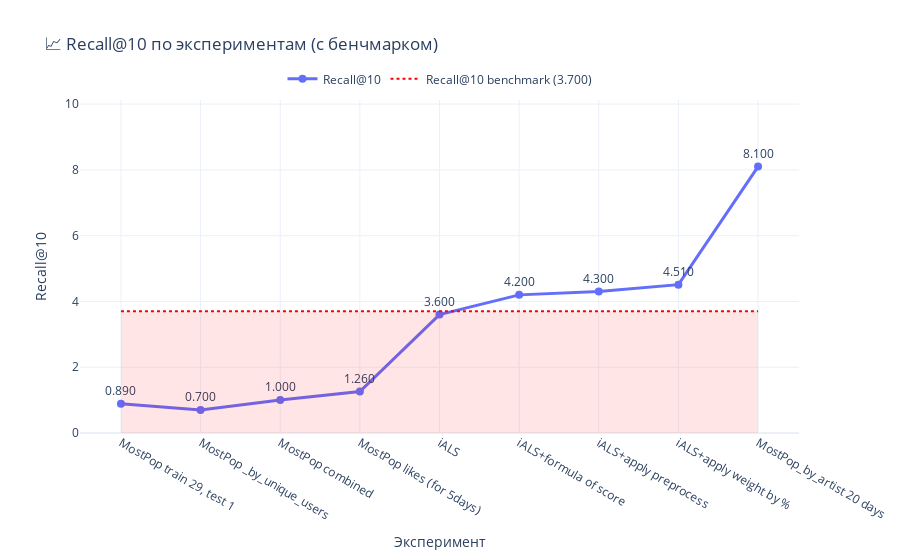
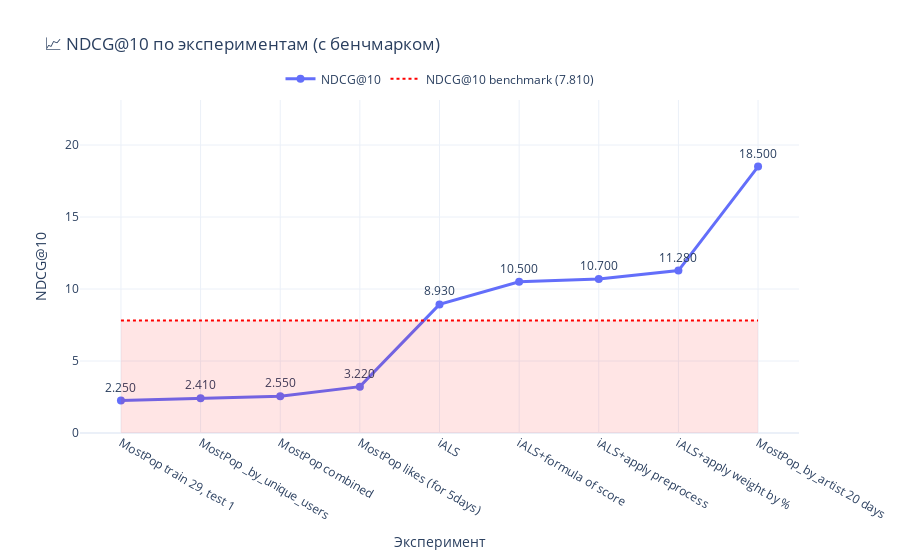

The notebook cell saved with these charts, in order:
### Code cell
import plotly.graph_objects as go

def plot_metric_with_benchmark(
    metric_name: str,
    metric_values: list[float],
    experiment_names: list[str],
    benchmark_value: float | None = None,
    dashed: bool = False,
    fill_color: str = "rgba(255, 0, 0, 0.1)"  # красный с прозрачностью
):
    """
    Рисует график метрики по экспериментам + горизонтальную линию-бенчмарк
    + подсветку (заливку) до линии бенчмарка.
    """

    if len(metric_values) != len(experiment_names):
        raise ValueError("Длины metric_values и experiment_names должны совпадать")

    fig = go.Figure()

    # === Основная линия метрики ===
    fig.add_trace(go.Scatter(
        x=experiment_names,
        y=metric_values,
        mode="lines+markers+text",
        name=metric_name,
        text=[f"{v:.3f}" for v in metric_values],
        textposition="top center",
        line=dict(width=3, dash="dash" if dashed else "solid"),
        marker=dict(size=8)
    ))

    # === Горизонтальная линия-бенчмарк ===
    if benchmark_value is not None:
        # Заливка до бенчмарка
        fig.add_trace(go.Scatter(
            x=[experiment_names[0], experiment_names[-1], experiment_names[-1], experiment_names[0]],
            y=[0, 0, benchmark_value, benchmark_value],
            fill="toself",
            fillcolor=fill_color,
            line=dict(color="rgba(255,0,0,0)"),  # без контура
            hoverinfo="skip",
            showlegend=False
        ))

        # Линия-бенчмарк
        fig.add_trace(go.Scatter(
            x=[experiment_names[0], experiment_names[-1]],
            y=[benchmark_value, benchmark_value],
            mode="lines",
            name=f"{metric_name} benchmark ({benchmark_value:.3f})",
            line=dict(width=2, dash="dot", color="red")
        ))

    # === Настройки осей и оформления ===
    y_max = max(metric_values + ([benchmark_value] if benchmark_value else [0])) * 1.25

    fig.update_layout(
        title=f"📈 {metric_name} по экспериментам (с бенчмарком)",
        xaxis_title="Эксперимент",
        yaxis_title=metric_name,
        yaxis=dict(range=[0, y_max]),
        template="plotly_white",
        hovermode="x unified",
        legend=dict(
            orientation="h",
            yanchor="bottom",
            y=1.02,
            xanchor="center",
            x=0.5
        )
    )

    return fig



experiments = [
    "MostPop train 29, test 1",
    "MostPop _by_unique_users",
    "MostPop combined",
        "MostPop likes (for 5days)", 
    "iALS",
    "iALS+formula of score",
    "iALS+apply preprocess",
    "iALS+apply weight by %",
    # "MostPop_by_artist",
    "MostPop_by_artist 20 days",

]

recall_scores = [0.89, 0.70, 1.00, 1.26, 3.6, 4.2, 4.3, 4.51, 8.1]
ndcg_scores   = [2.25, 2.41, 2.55,  3.22, 8.93, 10.5, 10.7, 11.28, 18.5]


# 1) график Recall@10
fig_recall = plot_metric_with_benchmark(
    "Recall@10", recall_scores, experiments,
    benchmark_value=3.7,    # максимум авторов по Recall
    dashed=False
)
fig_recall.show()

# 2) график NDCG@10
fig_ndcg = plot_metric_with_benchmark(
    "NDCG@10", ndcg_scores, experiments,
    benchmark_value=7.81,    # максимум авторов по NDCG
    dashed=False              # отличим стиль линий, если хочешь
)
fig_ndcg.show()

# После ужесточения условий точность просела - что логично. ПРи очиске лайков особо ничего не поменялось а так же при 
# На ранних этапах было принято решение увеличить время предсказания так как 1 день слишком жестко а 299 на трейне слишком много, много обобщения
# для ALS пришлось повысить длину вектора

### Figure 1 — Plotly figure (JSON) as saved in the notebook; plotly's stock layout.template omitted (floating-point values rounded to 4 significant figures)
{"data": [{"line": {"dash": "solid", "width": 3}, "marker": {"size": 8}, "mode": "lines+markers+text", "name": "Recall@10", "text": ["0.890", "0.700", "1.000", "1.260", "3.600", "4.200", "4.300", "4.510", "8.100"], "textposition": "top center", "type": "scatter", "x": ["MostPop train 29, test 1", "MostPop _by_unique_users", "MostPop combined", "MostPop likes (for 5days)", "iALS", "iALS+formula of score", "iALS+apply preprocess", "iALS+apply weight by %", "MostPop_by_artist 20 days"], "y": [0.89, 0.7, 1, 1.26, 3.6, 4.2, 4.3, 4.51, 8.1]}, {"fill": "toself", "fillcolor": "rgba(255, 0, 0, 0.1)", "hoverinfo": "skip", "line": {"color": "rgba(255,0,0,0)"}, "showlegend": false, "type": "scatter", "x": ["MostPop train 29, test 1", "MostPop_by_artist 20 days", "MostPop_by_artist 20 days", "MostPop train 29, test 1"], "y": [0, 0, 3.7, 3.7]}, {"line": {"color": "red", "dash": "dot", "width": 2}, "mode": "lines", "name": "Recall@10 benchmark (3.700)", "type": "scatter", "x": ["MostPop train 29, test 1", "MostPop_by_artist 20 days"], "y": [3.7, 3.7]}], "layout": {"hovermode": "x unified", "legend": {"orientation": "h", "x": 0.5, "xanchor": "center", "y": 1.02, "yanchor": "bottom"}, "title": {"text": "📈 Recall@10 по экспериментам (с бенчмарком)"}, "xaxis": {"title": {"text": "Эксперимент"}}, "yaxis": {"range": [0, 10.12], "title": {"text": "Recall@10"}}}}

### Figure 2 — Plotly figure (JSON) as saved in the notebook; plotly's stock layout.template omitted (floating-point values rounded to 4 significant figures)
{"data": [{"line": {"dash": "solid", "width": 3}, "marker": {"size": 8}, "mode": "lines+markers+text", "name": "NDCG@10", "text": ["2.250", "2.410", "2.550", "3.220", "8.930", "10.500", "10.700", "11.280", "18.500"], "textposition": "top center", "type": "scatter", "x": ["MostPop train 29, test 1", "MostPop _by_unique_users", "MostPop combined", "MostPop likes (for 5days)", "iALS", "iALS+formula of score", "iALS+apply preprocess", "iALS+apply weight by %", "MostPop_by_artist 20 days"], "y": [2.25, 2.41, 2.55, 3.22, 8.93, 10.5, 10.7, 11.28, 18.5]}, {"fill": "toself", "fillcolor": "rgba(255, 0, 0, 0.1)", "hoverinfo": "skip", "line": {"color": "rgba(255,0,0,0)"}, "showlegend": false, "type": "scatter", "x": ["MostPop train 29, test 1", "MostPop_by_artist 20 days", "MostPop_by_artist 20 days", "MostPop train 29, test 1"], "y": [0, 0, 7.81, 7.81]}, {"line": {"color": "red", "dash": "dot", "width": 2}, "mode": "lines", "name": "NDCG@10 benchmark (7.810)", "type": "scatter", "x": ["MostPop train 29, test 1", "MostPop_by_artist 20 days"], "y": [7.81, 7.81]}], "layout": {"hovermode": "x unified", "legend": {"orientation": "h", "x": 0.5, "xanchor": "center", "y": 1.02, "yanchor": "bottom"}, "title": {"text": "📈 NDCG@10 по экспериментам (с бенчмарком)"}, "xaxis": {"title": {"text": "Эксперимент"}}, "yaxis": {"range": [0, 23.12], "title": {"text": "NDCG@10"}}}}
